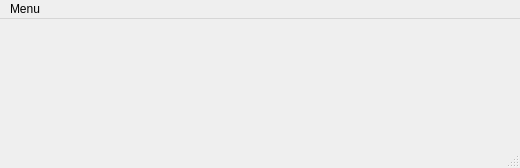
<?xml version="1.0" encoding="UTF-8"?>
<ui version="4.0">
 <class>MainWindow</class>
 <widget class="QMainWindow" name="MainWindow">
  <property name="geometry">
   <rect>
    <x>0</x>
    <y>0</y>
    <width>520</width>
    <height>168</height>
   </rect>
  </property>
  <property name="windowTitle">
   <string>MainWindow</string>
  </property>
  <widget class="QWidget" name="centralwidget"/>
  <widget class="QMenuBar" name="menubar">
   <property name="geometry">
    <rect>
     <x>0</x>
     <y>0</y>
     <width>520</width>
     <height>22</height>
    </rect>
   </property>
   <widget class="QMenu" name="menuMenu">
    <property name="title">
     <string>Menu</string>
    </property>
    <addaction name="play_toolbar"/>
    <addaction name="pause_toolbar"/>
    <addaction name="repeat_toolbar"/>
    <addaction name="aleatory_toolbar"/>
    <addaction name="next_toolbar"/>
    <addaction name="previous_toolbar"/>
    <addaction name="separator"/>
    <addaction name="exit_toolbar"/>
   </widget>
   <addaction name="menuMenu"/>
  </widget>
  <widget class="QStatusBar" name="statusbar"/>
  <action name="play_toolbar">
   <property name="icon">
    <iconset resource="cabmanclient.qrc">
     <normaloff>:/icons/icons/play.png</normaloff>:/icons/icons/play.png</iconset>
   </property>
   <property name="text">
    <string>Play</string>
   </property>
  </action>
  <action name="pause_toolbar">
   <property name="icon">
    <iconset resource="cabmanclient.qrc">
     <normaloff>:/icons/icons/pause.png</normaloff>:/icons/icons/pause.png</iconset>
   </property>
   <property name="text">
    <string>Pause</string>
   </property>
  </action>
  <action name="exit_toolbar">
   <property name="text">
    <string>Exit</string>
   </property>
  </action>
  <action name="repeat_toolbar">
   <property name="icon">
    <iconset resource="cabmanclient.qrc">
     <normaloff>:/icons/icons/repeat.png</normaloff>:/icons/icons/repeat.png</iconset>
   </property>
   <property name="text">
    <string>Repeat</string>
   </property>
  </action>
  <action name="aleatory_toolbar">
   <property name="icon">
    <iconset resource="cabmanclient.qrc">
     <normaloff>:/icons/icons/aleatory.png</normaloff>:/icons/icons/aleatory.png</iconset>
   </property>
   <property name="text">
    <string>Aleatory</string>
   </property>
  </action>
  <action name="next_toolbar">
   <property name="icon">
    <iconset resource="cabmanclient.qrc">
     <normaloff>:/icons/icons/forward.png</normaloff>:/icons/icons/forward.png</iconset>
   </property>
   <property name="text">
    <string>Next</string>
   </property>
  </action>
  <action name="previous_toolbar">
   <property name="icon">
    <iconset resource="cabmanclient.qrc">
     <normaloff>:/icons/icons/rewind.png</normaloff>:/icons/icons/rewind.png</iconset>
   </property>
   <property name="text">
    <string>Previous</string>
   </property>
  </action>
 </widget>
 <resources>
  <include location="cabmanclient.qrc"/>
 </resources>
 <connections/>
</ui>
